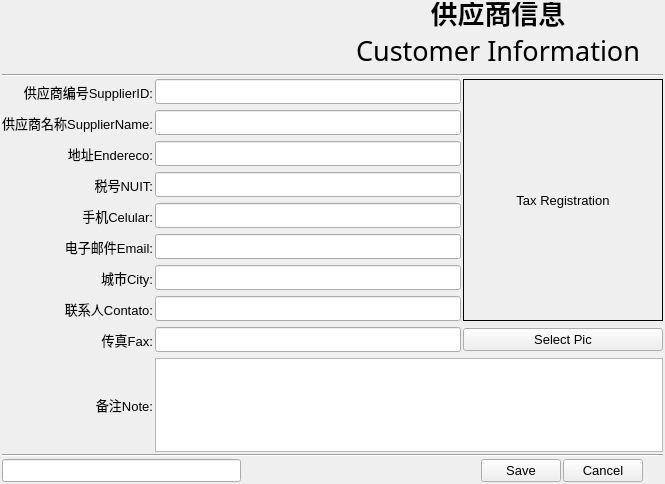
<?xml version="1.0" encoding="UTF-8"?>
<ui version="4.0">
 <class>Form</class>
 <widget class="QWidget" name="Form">
  <property name="geometry">
   <rect>
    <x>0</x>
    <y>0</y>
    <width>665</width>
    <height>484</height>
   </rect>
  </property>
  <property name="maximumSize">
   <size>
    <width>665</width>
    <height>484</height>
   </size>
  </property>
  <property name="font">
   <font>
    <family>Arial</family>
    <pointsize>10</pointsize>
   </font>
  </property>
  <property name="windowTitle">
   <string>Customer Inoformation</string>
  </property>
  <layout class="QVBoxLayout" name="verticalLayout_2">
   <property name="spacing">
    <number>2</number>
   </property>
   <property name="leftMargin">
    <number>2</number>
   </property>
   <property name="topMargin">
    <number>2</number>
   </property>
   <property name="rightMargin">
    <number>2</number>
   </property>
   <property name="bottomMargin">
    <number>2</number>
   </property>
   <item>
    <layout class="QHBoxLayout" name="horizontalLayout_2">
     <property name="bottomMargin">
      <number>10</number>
     </property>
     <item>
      <widget class="QLabel" name="label_logo">
       <property name="minimumSize">
        <size>
         <width>329</width>
         <height>60</height>
        </size>
       </property>
       <property name="maximumSize">
        <size>
         <width>329</width>
         <height>60</height>
        </size>
       </property>
       <property name="text">
        <string/>
       </property>
       <property name="pixmap">
        <pixmap>../res/tmLogo100.png</pixmap>
       </property>
       <property name="scaledContents">
        <bool>true</bool>
       </property>
      </widget>
     </item>
     <item>
      <layout class="QVBoxLayout" name="verticalLayout">
       <property name="spacing">
        <number>0</number>
       </property>
       <item>
        <widget class="QLabel" name="label_18">
         <property name="minimumSize">
          <size>
           <width>0</width>
           <height>30</height>
          </size>
         </property>
         <property name="maximumSize">
          <size>
           <width>16777215</width>
           <height>30</height>
          </size>
         </property>
         <property name="font">
          <font>
           <pointsize>20</pointsize>
           <weight>75</weight>
           <bold>true</bold>
          </font>
         </property>
         <property name="text">
          <string>供应商信息</string>
         </property>
         <property name="alignment">
          <set>Qt::AlignBottom|Qt::AlignHCenter</set>
         </property>
        </widget>
       </item>
       <item>
        <widget class="QLabel" name="label_19">
         <property name="minimumSize">
          <size>
           <width>0</width>
           <height>30</height>
          </size>
         </property>
         <property name="maximumSize">
          <size>
           <width>16777215</width>
           <height>30</height>
          </size>
         </property>
         <property name="font">
          <font>
           <family>Algerian</family>
           <pointsize>20</pointsize>
           <weight>50</weight>
           <bold>false</bold>
          </font>
         </property>
         <property name="text">
          <string>Customer Information</string>
         </property>
         <property name="alignment">
          <set>Qt::AlignHCenter|Qt::AlignTop</set>
         </property>
        </widget>
       </item>
      </layout>
     </item>
    </layout>
   </item>
   <item>
    <widget class="Line" name="line">
     <property name="orientation">
      <enum>Qt::Horizontal</enum>
     </property>
    </widget>
   </item>
   <item>
    <layout class="QGridLayout" name="gridLayout">
     <property name="verticalSpacing">
      <number>6</number>
     </property>
     <item row="0" column="0">
      <widget class="QLabel" name="label_13">
       <property name="text">
        <string>供应商编号SupplierID:</string>
       </property>
       <property name="alignment">
        <set>Qt::AlignRight|Qt::AlignTrailing|Qt::AlignVCenter</set>
       </property>
      </widget>
     </item>
     <item row="1" column="1">
      <widget class="QLineEdit" name="fSupplierName">
       <property name="minimumSize">
        <size>
         <width>0</width>
         <height>25</height>
        </size>
       </property>
       <property name="sizeIncrement">
        <size>
         <width>0</width>
         <height>25</height>
        </size>
       </property>
       <property name="clearButtonEnabled">
        <bool>true</bool>
       </property>
      </widget>
     </item>
     <item row="4" column="1">
      <widget class="QLineEdit" name="fCelular">
       <property name="minimumSize">
        <size>
         <width>0</width>
         <height>25</height>
        </size>
       </property>
       <property name="sizeIncrement">
        <size>
         <width>0</width>
         <height>25</height>
        </size>
       </property>
       <property name="clearButtonEnabled">
        <bool>true</bool>
       </property>
      </widget>
     </item>
     <item row="3" column="0">
      <widget class="QLabel" name="label_7">
       <property name="minimumSize">
        <size>
         <width>0</width>
         <height>25</height>
        </size>
       </property>
       <property name="sizeIncrement">
        <size>
         <width>0</width>
         <height>25</height>
        </size>
       </property>
       <property name="text">
        <string>税号NUIT:</string>
       </property>
       <property name="alignment">
        <set>Qt::AlignRight|Qt::AlignTrailing|Qt::AlignVCenter</set>
       </property>
      </widget>
     </item>
     <item row="1" column="0">
      <widget class="QLabel" name="label_6">
       <property name="minimumSize">
        <size>
         <width>0</width>
         <height>25</height>
        </size>
       </property>
       <property name="sizeIncrement">
        <size>
         <width>0</width>
         <height>25</height>
        </size>
       </property>
       <property name="text">
        <string>供应商名称SupplierName:</string>
       </property>
       <property name="alignment">
        <set>Qt::AlignRight|Qt::AlignTrailing|Qt::AlignVCenter</set>
       </property>
      </widget>
     </item>
     <item row="9" column="0">
      <widget class="QLabel" name="label_15">
       <property name="minimumSize">
        <size>
         <width>0</width>
         <height>25</height>
        </size>
       </property>
       <property name="sizeIncrement">
        <size>
         <width>0</width>
         <height>25</height>
        </size>
       </property>
       <property name="text">
        <string>备注Note:</string>
       </property>
       <property name="alignment">
        <set>Qt::AlignRight|Qt::AlignTrailing|Qt::AlignVCenter</set>
       </property>
      </widget>
     </item>
     <item row="5" column="1">
      <widget class="QLineEdit" name="fEmail">
       <property name="minimumSize">
        <size>
         <width>0</width>
         <height>25</height>
        </size>
       </property>
       <property name="sizeIncrement">
        <size>
         <width>0</width>
         <height>25</height>
        </size>
       </property>
       <property name="clearButtonEnabled">
        <bool>true</bool>
       </property>
      </widget>
     </item>
     <item row="2" column="1">
      <widget class="QLineEdit" name="fEndereco">
       <property name="minimumSize">
        <size>
         <width>0</width>
         <height>25</height>
        </size>
       </property>
       <property name="sizeIncrement">
        <size>
         <width>0</width>
         <height>25</height>
        </size>
       </property>
       <property name="placeholderText">
        <string/>
       </property>
       <property name="clearButtonEnabled">
        <bool>true</bool>
       </property>
      </widget>
     </item>
     <item row="6" column="1">
      <widget class="QLineEdit" name="fCity">
       <property name="minimumSize">
        <size>
         <width>0</width>
         <height>25</height>
        </size>
       </property>
      </widget>
     </item>
     <item row="7" column="0">
      <widget class="QLabel" name="label_11">
       <property name="minimumSize">
        <size>
         <width>0</width>
         <height>25</height>
        </size>
       </property>
       <property name="sizeIncrement">
        <size>
         <width>0</width>
         <height>25</height>
        </size>
       </property>
       <property name="text">
        <string>联系人Contato:</string>
       </property>
       <property name="alignment">
        <set>Qt::AlignRight|Qt::AlignTrailing|Qt::AlignVCenter</set>
       </property>
      </widget>
     </item>
     <item row="7" column="1">
      <widget class="QLineEdit" name="fContato">
       <property name="minimumSize">
        <size>
         <width>0</width>
         <height>25</height>
        </size>
       </property>
       <property name="sizeIncrement">
        <size>
         <width>0</width>
         <height>25</height>
        </size>
       </property>
       <property name="clearButtonEnabled">
        <bool>true</bool>
       </property>
      </widget>
     </item>
     <item row="6" column="0">
      <widget class="QLabel" name="label_5">
       <property name="minimumSize">
        <size>
         <width>0</width>
         <height>25</height>
        </size>
       </property>
       <property name="sizeIncrement">
        <size>
         <width>0</width>
         <height>25</height>
        </size>
       </property>
       <property name="text">
        <string>城市City:</string>
       </property>
       <property name="alignment">
        <set>Qt::AlignRight|Qt::AlignTrailing|Qt::AlignVCenter</set>
       </property>
      </widget>
     </item>
     <item row="3" column="1">
      <widget class="QLineEdit" name="fNUIT">
       <property name="minimumSize">
        <size>
         <width>0</width>
         <height>25</height>
        </size>
       </property>
       <property name="sizeIncrement">
        <size>
         <width>0</width>
         <height>25</height>
        </size>
       </property>
      </widget>
     </item>
     <item row="8" column="0">
      <widget class="QLabel" name="label_16">
       <property name="minimumSize">
        <size>
         <width>0</width>
         <height>25</height>
        </size>
       </property>
       <property name="sizeIncrement">
        <size>
         <width>0</width>
         <height>25</height>
        </size>
       </property>
       <property name="text">
        <string>传真Fax:</string>
       </property>
       <property name="alignment">
        <set>Qt::AlignRight|Qt::AlignTrailing|Qt::AlignVCenter</set>
       </property>
      </widget>
     </item>
     <item row="0" column="1">
      <widget class="QLineEdit" name="fSupplierID">
       <property name="minimumSize">
        <size>
         <width>0</width>
         <height>25</height>
        </size>
       </property>
       <property name="sizeIncrement">
        <size>
         <width>0</width>
         <height>25</height>
        </size>
       </property>
       <property name="readOnly">
        <bool>true</bool>
       </property>
       <property name="clearButtonEnabled">
        <bool>true</bool>
       </property>
      </widget>
     </item>
     <item row="4" column="0">
      <widget class="QLabel" name="label_10">
       <property name="text">
        <string>手机Celular:</string>
       </property>
       <property name="alignment">
        <set>Qt::AlignRight|Qt::AlignTrailing|Qt::AlignVCenter</set>
       </property>
      </widget>
     </item>
     <item row="2" column="0">
      <widget class="QLabel" name="label_9">
       <property name="minimumSize">
        <size>
         <width>0</width>
         <height>25</height>
        </size>
       </property>
       <property name="sizeIncrement">
        <size>
         <width>0</width>
         <height>25</height>
        </size>
       </property>
       <property name="text">
        <string>地址Endereco:</string>
       </property>
       <property name="alignment">
        <set>Qt::AlignRight|Qt::AlignTrailing|Qt::AlignVCenter</set>
       </property>
      </widget>
     </item>
     <item row="5" column="0">
      <widget class="QLabel" name="label_20">
       <property name="minimumSize">
        <size>
         <width>0</width>
         <height>25</height>
        </size>
       </property>
       <property name="sizeIncrement">
        <size>
         <width>0</width>
         <height>25</height>
        </size>
       </property>
       <property name="text">
        <string>电子邮件Email:</string>
       </property>
       <property name="alignment">
        <set>Qt::AlignRight|Qt::AlignTrailing|Qt::AlignVCenter</set>
       </property>
      </widget>
     </item>
     <item row="8" column="1">
      <widget class="QLineEdit" name="fFax">
       <property name="minimumSize">
        <size>
         <width>0</width>
         <height>25</height>
        </size>
       </property>
       <property name="sizeIncrement">
        <size>
         <width>0</width>
         <height>25</height>
        </size>
       </property>
       <property name="clearButtonEnabled">
        <bool>true</bool>
       </property>
      </widget>
     </item>
     <item row="9" column="1" colspan="2">
      <widget class="QTextEdit" name="fNote">
       <property name="minimumSize">
        <size>
         <width>50</width>
         <height>0</height>
        </size>
       </property>
      </widget>
     </item>
     <item row="0" column="2" rowspan="8">
      <widget class="QLabel" name="label_Tax_Registration">
       <property name="minimumSize">
        <size>
         <width>200</width>
         <height>242</height>
        </size>
       </property>
       <property name="maximumSize">
        <size>
         <width>200</width>
         <height>242</height>
        </size>
       </property>
       <property name="styleSheet">
        <string notr="true">border-width: 0.7px;border-style: solid</string>
       </property>
       <property name="text">
        <string>Tax Registration</string>
       </property>
       <property name="scaledContents">
        <bool>true</bool>
       </property>
       <property name="alignment">
        <set>Qt::AlignCenter</set>
       </property>
      </widget>
     </item>
     <item row="8" column="2">
      <widget class="QPushButton" name="btn_SelectPic">
       <property name="text">
        <string>Select Pic</string>
       </property>
      </widget>
     </item>
    </layout>
   </item>
   <item>
    <widget class="Line" name="line_2">
     <property name="orientation">
      <enum>Qt::Horizontal</enum>
     </property>
    </widget>
   </item>
   <item>
    <layout class="QHBoxLayout" name="horizontalLayout">
     <item>
      <widget class="QLineEdit" name="fTaxRegCer">
       <property name="enabled">
        <bool>true</bool>
       </property>
      </widget>
     </item>
     <item>
      <spacer name="horizontalSpacer">
       <property name="orientation">
        <enum>Qt::Horizontal</enum>
       </property>
       <property name="sizeHint" stdset="0">
        <size>
         <width>40</width>
         <height>20</height>
        </size>
       </property>
      </spacer>
     </item>
     <item>
      <widget class="QPushButton" name="butSave">
       <property name="text">
        <string>Save</string>
       </property>
       <property name="icon">
        <iconset>
         <normaloff>../res/ico/save.png</normaloff>../res/ico/save.png</iconset>
       </property>
       <property name="iconSize">
        <size>
         <width>16</width>
         <height>16</height>
        </size>
       </property>
      </widget>
     </item>
     <item>
      <widget class="QPushButton" name="butCancel">
       <property name="text">
        <string>Cancel</string>
       </property>
       <property name="icon">
        <iconset>
         <normaloff>../res/ico/printer.png</normaloff>../res/ico/printer.png</iconset>
       </property>
       <property name="iconSize">
        <size>
         <width>16</width>
         <height>16</height>
        </size>
       </property>
      </widget>
     </item>
     <item>
      <spacer name="horizontalSpacer_2">
       <property name="orientation">
        <enum>Qt::Horizontal</enum>
       </property>
       <property name="sizeType">
        <enum>QSizePolicy::Fixed</enum>
       </property>
       <property name="sizeHint" stdset="0">
        <size>
         <width>20</width>
         <height>20</height>
        </size>
       </property>
      </spacer>
     </item>
    </layout>
   </item>
  </layout>
 </widget>
 <tabstops>
  <tabstop>fSupplierID</tabstop>
  <tabstop>fSupplierName</tabstop>
  <tabstop>fEndereco</tabstop>
  <tabstop>fNUIT</tabstop>
  <tabstop>fCelular</tabstop>
  <tabstop>fEmail</tabstop>
  <tabstop>fCity</tabstop>
  <tabstop>fContato</tabstop>
  <tabstop>fFax</tabstop>
  <tabstop>fNote</tabstop>
  <tabstop>btn_SelectPic</tabstop>
  <tabstop>butSave</tabstop>
  <tabstop>butCancel</tabstop>
  <tabstop>fTaxRegCer</tabstop>
 </tabstops>
 <resources/>
 <connections/>
 <slots>
  <slot>ReCalc()</slot>
 </slots>
</ui>
